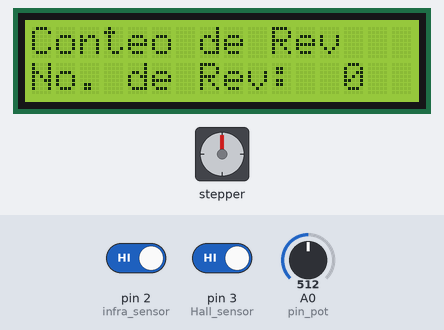
A sketch run on a simulated Arduino Uno, built with avr-gcc and run on an emulated ATmega328P. Shown: stepper motor, 16×2 character LCD. Wiring (inferred from the names in the program): stepper motor (2048 steps per turn assumed): coils pin 5, pin 6, pin 7, pin 8. Inputs (shaded band) come from the test bench; at power-on: pin 2 (infra_sensor) HIGH, A0 (pin_pot) = 512, pin 3 (Hall_sensor) HIGH. What the sketch prints to the serial monitor is not drawn.

Above: at 1.2 s.
1.3 s: pin 2 (infra_sensor) driven LOW
At 2.08 s:
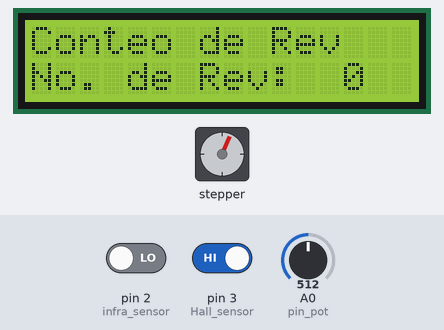
At 2.68 s:
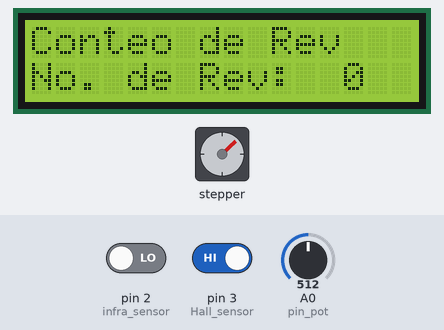
4.3 s: A0 (pin_pot) set to 306
7.0 s: pin 3 (Hall_sensor) driven LOW
At 7.19 s:
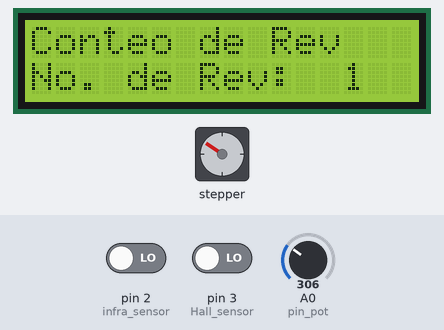
Timing chart, 0 to 17.8 s (numbered marks = the images above; inputs shaded):
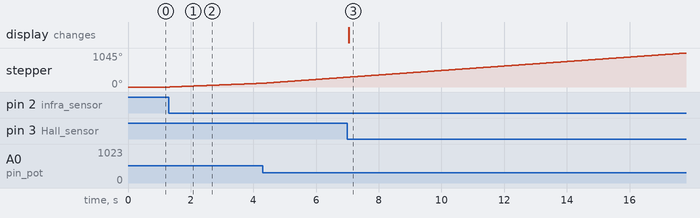

Measured:
- after the input at 1.3 s, stepper: keeps turning clockwise at about 39°/s, starting at once
- after the input at 7.0 s, the display: changes after 0.05 s (image 3)

The sketch:

Parte2_practica1.ino
```cpp
#include <LiquidCrystal_I2C.h> //liberia para i2c
#include <Wire.h>

//Definicion de pines
const int Hall_sensor  = 3;
const int infra_sensor = 2;

#define IN1  5
#define IN2  6
#define IN3  7
#define IN4  8

const int pin_pot = A0;

#define direccion_lcd 0x27
#define filas 2
#define columnas 16

//Constructor
LiquidCrystal_I2C LCD_Mache(direccion_lcd, columnas, filas);

bool state_sensor;
volatile int  contador;
int pototo;


// Secuencia de pasos (par máximo)
int paso [8][4] =
{
  {1, 0, 0, 0},
  {1, 1, 0, 0},
  {0, 1, 0, 0},
  {0, 1, 1, 0},
  {0, 0, 1, 0},
  {0, 0, 1, 1},
  {0, 0, 0, 1},
  {1, 0, 0, 1}
};

int Interrupcion() {
  contador ++;
}

//variables
int valor = 0;

void setup() {
  Serial.begin(9600);
  Serial.println("Parte 2 de Practica 1: ");

  LCD_Mache.init();
  LCD_Mache.backlight();
  LCD_Mache.setCursor(0, 0);
  LCD_Mache.print("Conteo de Rev");
  LCD_Mache.setCursor(0, 1);
  LCD_Mache.print("No. de Rev: ");


  pinMode(infra_sensor, INPUT);
  //pines stepper
  pinMode(IN1, OUTPUT);
  pinMode(IN2, OUTPUT);
  pinMode(IN3, OUTPUT);
  pinMode(IN4, OUTPUT);
  pinMode(Hall_sensor, INPUT);


}

void loop() {
  attachInterrupt(digitalPinToInterrupt(Hall_sensor), Interrupcion, FALLING);
  LCD_Mache.setCursor(13, 1);
  LCD_Mache.print(contador);

  state_sensor = digitalRead(infra_sensor);


  if (state_sensor == LOW) {

    pototo = map(analogRead(A0), 0, 1023, 1, 3);


    for (int i = 0; i < 8; i++)
    {
      digitalWrite(IN1, paso[i][0]);
      digitalWrite(IN2, paso[i][1]);
      digitalWrite(IN3, paso[i][2]);
      digitalWrite(IN4, paso[i][3]);
      delay(pototo);
    }

  }//if
}
```
